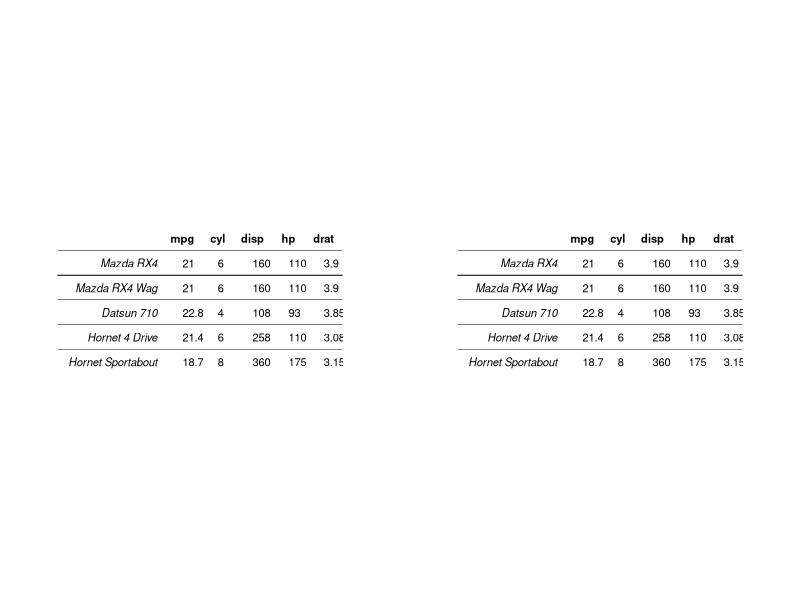

Reproduce this figure in R.
## ---- chunk 1
knitr::opts_chunk$set(echo = TRUE, message = FALSE, warning = FALSE)
## ---- chunk 2
library(grid)
library(gridExtra)
library(gtable)

CustomTable <- function(df, row.names = rownames(df), font.size = 8) {
     theme1 <- ttheme_minimal(
     core=list(fg_params=list(fontsize = font.size, hjust = 0)),
     colhead=list(fg_params=list(fontsize = font.size)),
     rowhead=list(fg_params=list(fontsize = font.size))
     )
    
     horiztonal <- replicate(nrow(df),
     segmentsGrob(
     x0 = unit(0,"npc"),
     y0 = unit(0,"npc"),
     x1 = unit(1,"npc"),
     y1 = unit(0,"npc"),
     gp = gpar(lwd = 1)),
     simplify = FALSE
     )
    
     g <- tableGrob(df, theme = theme1, rows = row.names)
    
     g <- gtable_add_grob(g, grobs = horiztonal,
     t = seq_len(nrow(g)-1), b = seq_len(nrow(g)-1), l = 1, r = ncol(g))
    
     g
}

my.table <- mtcars[1:5, 1:5]

grid.arrange(CustomTable(my.table), CustomTable(my.table), nrow = 1)
